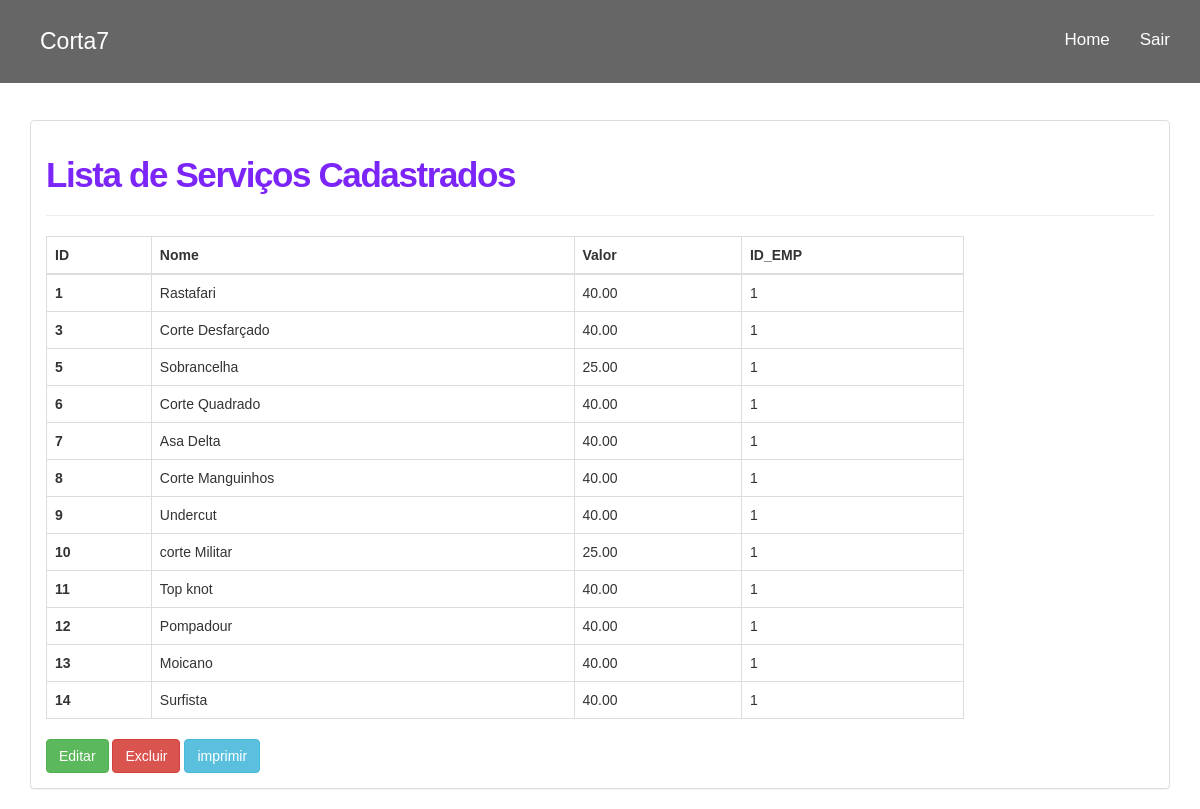
The app's page /servicoscadastrados.php (signed in) with its own data.
### tables this page shows
CREATE TABLE `tbservicos` (
  `id_servico` int(11) NOT NULL,
  `nome_servico` varchar(50) DEFAULT NULL,
  `valor_servico` decimal(10,2) NOT NULL,
  `fk_empresa` int(11) NOT NULL
);

### servicoscadastrados.php (the view, shortened to what this page needs)
<!DOCTYPE html>
<html lang="pt-br">
<head>
  <link href="bootstrap/css/bootstrap.min.css" rel="stylesheet">
  <link href="estilo.css" rel="stylesheet">
  </head>
  <body>
    <nav class="navbar navbar-fixed-top navbar-inverse navbar-transparente">
      <div class="container">
        <div class="navbar-header">
        <div class="site-logo">
          <a href="index.php">Corta7</a>
        </div>
      </div>
      <div class="collapse navbar-collapse" id="barra-navegacao">
        <ul class="nav navbar-nav navbar-right">
          <li><a href="home.php">Home</a></li>
          <li><a href="sair.php">Sair</a></li>
        </ul>
      </div>
    </div>
  </nav>
  <div class="container">
    <br /><br />
    <br /><br />
    <br /><br />
    <div id="d">
    <div class="panel panel-default">
     <div class="panel-body">
      <h3 style="font-size: 35px;
      font-weight: 700;
      letter-spacing: -0.04em; color: #7c25f8;">Lista de Serviços Cadastrados </h3>
      <hr />
      <div class="row justify-content-center mb-6">
        <div class="col-sm-12 col-md-10 col-gl-8">
          <?php
          $objDb = new db();
          $link = $objDb->conecta_mysql();
          $iduser =  $_SESSION['id_usuario'];
          $sqlprim = "SELECT * FROM tbempresa WHERE idempresa = '$iduser'";
          $resultado_idprim = mysqli_query($link, $sqlprim);
          $dados_func = mysqli_fetch_array($resultado_idprim);
          $funcempresa = $dados_func['idempresa'];
          $sql = "SELECT * FROM tbservicos WHERE fk_empresa = '$funcempresa' ORDER BY id_servico ASC";
          $resultado_func = mysqli_query($link, $sql);
          if(($resultado_func) AND ($resultado_func->num_rows != 0)){
            ?>
            <table class="table table-bordered table-hover">
             <thead>
               <tr>
                <th >ID</th>
                <th >Nome</th>
                <th >Valor</th>
                <th >ID_EMP</th>
              </tr>
            </thead>
            <tbody>
              <?php
              while($row_func = mysqli_fetch_array($resultado_func)){
                ?>
                <tr>
                  <th><?php echo $row_func['id_servico']; ?></th>
                  <td><?php echo $row_func['nome_servico']; ?></td>
                  <td><?php echo $row_func['valor_servico']; ?></td>
                  <td><?php echo $row_func['fk_empresa']; ?></td>
                </tr>
              <?php   }  ?>
            </tbody>
          </table>
          <a tabindex="0" class="btn btn-success" role="button" data-toggle="popover" data-placement="right" data-trigger="focus" href="editarservicos.php"
          title="Editar Serviços">Editar</a>
          <a tabindex="0" class="btn btn-danger" role="button" data-toggle="popover" data-placement="right" data-trigger="focus" href="excluirservicos.php"
          title="Excluir Serviços">Excluir</a>
          <input type="button" class="btn btn-info" value="imprimir" name="imprimir" onclick="imprime()">
          <?php
        }else{
          echo "<div class='alert alert-danger' role='alert'>Nenhum Servico encontrado!</div>";
        }
        ?>
      </div>
    </div>
  </div>
</div>
</div>
</div>
</body>
</html>

### estilo.css (style rules this page uses)
html, body, .capa { height: 100%; }
body { background: url('imagens/capa4.jpg'); background-attachment: fixed; font-family: Helvetica,Arial,sans-serif; overflow-x: hidden; }
nav.navbar-transparente { padding: 15px 0px; background: rgba(0, 0, 0, 0.6); border: none; }
.site-logo { margin: 5px 5px; padding: 5px 5px; font-size: 23px; }
.site-logo a { color: #fff; text-decoration:none; }
#barra-navegacao { font-size: 17px; }
.navbar-inverse .navbar-nav>li>a { color: white; }
.navbar-inverse .navbar-nav>li>a, footer .nav a { color: white; }
h3 { font-size: 35px; font-weight: 700; letter-spacing: -0.04em; }

### records on screen
tbservicos: id_servico "1", nome_servico "Rastafari", valor_servico "40.00", fk_empresa "1"
tbservicos: id_servico "3", nome_servico "Corte Desfarçado", valor_servico "40.00", fk_empresa "1"
tbservicos: id_servico "5", nome_servico "Sobrancelha", valor_servico "25.00", fk_empresa "1"
tbservicos: id_servico "6", nome_servico "Corte Quadrado", valor_servico "40.00", fk_empresa "1"
tbservicos: id_servico "7", nome_servico "Asa Delta", valor_servico "40.00", fk_empresa "1"
tbservicos: id_servico "8", nome_servico "Corte Manguinhos", valor_servico "40.00", fk_empresa "1"
tbservicos: id_servico "9", nome_servico "Undercut", valor_servico "40.00", fk_empresa "1"
tbservicos: id_servico "10", nome_servico "corte Militar", valor_servico "25.00", fk_empresa "1"
tbservicos: id_servico "11", nome_servico "Top knot", valor_servico "40.00", fk_empresa "1"
tbservicos: id_servico "12", nome_servico "Pompadour", valor_servico "40.00", fk_empresa "1"
tbservicos: id_servico "13", nome_servico "Moicano", valor_servico "40.00", fk_empresa "1"
tbservicos: id_servico "14", nome_servico "Surfista", valor_servico "40.00", fk_empresa "1"
